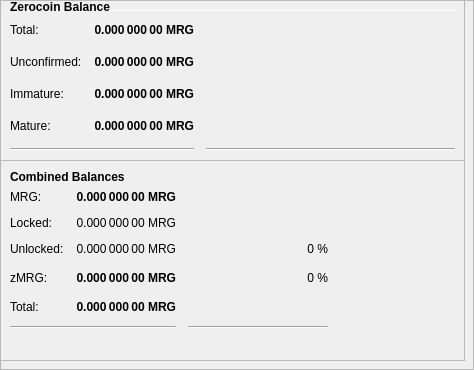
        <widget class="QFrame" name="frameObfuscation">
         <property name="minimumSize">
          <size>
           <width>0</width>
           <height>350</height>
          </size>
         </property>
         <property name="layoutDirection">
          <enum>Qt::LeftToRight</enum>
         </property>
         <property name="frameShape">
          <enum>QFrame::StyledPanel</enum>
         </property>
         <property name="frameShadow">
          <enum>QFrame::Raised</enum>
         </property>
         <widget class="QPushButton" name="runAutoDenom">
          <property name="geometry">
           <rect>
            <x>251</x>
            <y>17</y>
            <width>1</width>
            <height>1</height>
           </rect>
          </property>
          <property name="palette">
           <palette>
            <active>
             <colorrole role="WindowText">
              <brush brushstyle="SolidPattern">
               <color alpha="255">
                <red>0</red>
                <green>0</green>
                <blue>0</blue>
               </color>
              </brush>
             </colorrole>
             <colorrole role="Button">
              <brush brushstyle="SolidPattern">
               <color alpha="255">
                <red>239</red>
                <green>238</green>
                <blue>238</blue>
               </color>
              </brush>
             </colorrole>
             <colorrole role="Light">
              <brush brushstyle="SolidPattern">
               <color alpha="255">
                <red>255</red>
                <green>255</green>
                <blue>255</blue>
               </color>
              </brush>
             </colorrole>
             <colorrole role="Midlight">
              <brush brushstyle="SolidPattern">
               <color alpha="255">
                <red>247</red>
                <green>246</green>
                <blue>246</blue>
               </color>
              </brush>
             </colorrole>
             <colorrole role="Dark">
              <brush brushstyle="SolidPattern">
               <color alpha="255">
                <red>119</red>
                <green>119</green>
                <blue>119</blue>
               </color>
              </brush>
             </colorrole>
             <colorrole role="Mid">
              <brush brushstyle="SolidPattern">
               <color alpha="255">
                <red>159</red>
                <green>159</green>
                <blue>159</blue>
               </color>
              </brush>
             </colorrole>
             <colorrole role="Text">
              <brush brushstyle="SolidPattern">
               <color alpha="255">
                <red>0</red>
                <green>0</green>
                <blue>0</blue>
               </color>
              </brush>
             </colorrole>
             <colorrole role="BrightText">
              <brush brushstyle="SolidPattern">
               <color alpha="255">
                <red>255</red>
                <green>255</green>
                <blue>255</blue>
               </color>
              </brush>
             </colorrole>
             <colorrole role="ButtonText">
              <brush brushstyle="SolidPattern">
               <color alpha="255">
                <red>0</red>
                <green>0</green>
                <blue>0</blue>
               </color>
              </brush>
             </colorrole>
             <colorrole role="Base">
              <brush brushstyle="SolidPattern">
               <color alpha="255">
                <red>255</red>
                <green>255</green>
                <blue>255</blue>
               </color>
              </brush>
             </colorrole>
             <colorrole role="Window">
              <brush brushstyle="SolidPattern">
               <color alpha="255">
                <red>239</red>
                <green>238</green>
                <blue>238</blue>
               </color>
              </brush>
             </colorrole>
             <colorrole role="Shadow">
              <brush brushstyle="SolidPattern">
               <color alpha="255">
                <red>0</red>
                <green>0</green>
                <blue>0</blue>
               </color>
              </brush>
             </colorrole>
             <colorrole role="AlternateBase">
              <brush brushstyle="SolidPattern">
               <color alpha="255">
                <red>247</red>
                <green>246</green>
                <blue>246</blue>
               </color>
              </brush>
             </colorrole>
             <colorrole role="ToolTipBase">
              <brush brushstyle="SolidPattern">
               <color alpha="255">
                <red>255</red>
                <green>255</green>
                <blue>220</blue>
               </color>
              </brush>
             </colorrole>
             <colorrole role="ToolTipText">
              <brush brushstyle="SolidPattern">
               <color alpha="255">
                <red>0</red>
                <green>0</green>
                <blue>0</blue>
               </color>
              </brush>
             </colorrole>
            </active>
            <inactive>
             <colorrole role="WindowText">
              <brush brushstyle="SolidPattern">
               <color alpha="255">
                <red>0</red>
                <green>0</green>
                <blue>0</blue>
               </color>
              </brush>
             </colorrole>
             <colorrole role="Button">
              <brush brushstyle="SolidPattern">
               <color alpha="255">
                <red>239</red>
                <green>238</green>
                <blue>238</blue>
               </color>
              </brush>
             </colorrole>
             <colorrole role="Light">
              <brush brushstyle="SolidPattern">
               <color alpha="255">
                <red>255</red>
                <green>255</green>
                <blue>255</blue>
               </color>
              </brush>
             </colorrole>
             <colorrole role="Midlight">
              <brush brushstyle="SolidPattern">
               <color alpha="255">
                <red>247</red>
                <green>246</green>
                <blue>246</blue>
               </color>
              </brush>
             </colorrole>
             <colorrole role="Dark">
              <brush brushstyle="SolidPattern">
               <color alpha="255">
                <red>119</red>
                <green>119</green>
                <blue>119</blue>
               </color>
              </brush>
             </colorrole>
             <colorrole role="Mid">
              <brush brushstyle="SolidPattern">
               <color alpha="255">
                <red>159</red>
                <green>159</green>
                <blue>159</blue>
               </color>
              </brush>
             </colorrole>
             <colorrole role="Text">
              <brush brushstyle="SolidPattern">
               <color alpha="255">
                <red>0</red>
                <green>0</green>
                <blue>0</blue>
               </color>
              </brush>
             </colorrole>
             <colorrole role="BrightText">
              <brush brushstyle="SolidPattern">
               <color alpha="255">
                <red>255</red>
                <green>255</green>
                <blue>255</blue>
               </color>
              </brush>
             </colorrole>
             <colorrole role="ButtonText">
              <brush brushstyle="SolidPattern">
               <color alpha="255">
                <red>0</red>
                <green>0</green>
                <blue>0</blue>
               </color>
              </brush>
             </colorrole>
             <colorrole role="Base">
              <brush brushstyle="SolidPattern">
               <color alpha="255">
                <red>255</red>
                <green>255</green>
                <blue>255</blue>
               </color>
              </brush>
             </colorrole>
             <colorrole role="Window">
              <brush brushstyle="SolidPattern">
               <color alpha="255">
                <red>239</red>
                <green>238</green>
                <blue>238</blue>
               </color>
              </brush>
             </colorrole>
             <colorrole role="Shadow">
              <brush brushstyle="SolidPattern">
               <color alpha="255">
                <red>0</red>
                <green>0</green>
                <blue>0</blue>
               </color>
              </brush>
             </colorrole>
             <colorrole role="AlternateBase">
              <brush brushstyle="SolidPattern">
               <color alpha="255">
                <red>247</red>
                <green>246</green>
                <blue>246</blue>
               </color>
              </brush>
             </colorrole>
             <colorrole role="ToolTipBase">
              <brush brushstyle="SolidPattern">
               <color alpha="255">
                <red>255</red>
                <green>255</green>
                <blue>220</blue>
               </color>
              </brush>
             </colorrole>
             <colorrole role="ToolTipText">
              <brush brushstyle="SolidPattern">
               <color alpha="255">
                <red>0</red>
                <green>0</green>
                <blue>0</blue>
               </color>
              </brush>
             </colorrole>
            </inactive>
            <disabled>
             <colorrole role="WindowText">
              <brush brushstyle="SolidPattern">
               <color alpha="255">
                <red>119</red>
                <green>119</green>
                <blue>119</blue>
               </color>
              </brush>
             </colorrole>
             <colorrole role="Button">
              <brush brushstyle="SolidPattern">
               <color alpha="255">
                <red>239</red>
                <green>238</green>
                <blue>238</blue>
               </color>
              </brush>
             </colorrole>
             <colorrole role="Light">
              <brush brushstyle="SolidPattern">
               <color alpha="255">
                <red>255</red>
                <green>255</green>
                <blue>255</blue>
               </color>
              </brush>
             </colorrole>
             <colorrole role="Midlight">
              <brush brushstyle="SolidPattern">
               <color alpha="255">
                <red>247</red>
                <green>246</green>
                <blue>246</blue>
               </color>
              </brush>
             </colorrole>
             <colorrole role="Dark">
              <brush brushstyle="SolidPattern">
               <color alpha="255">
                <red>119</red>
                <green>119</green>
                <blue>119</blue>
               </color>
              </brush>
             </colorrole>
             <colorrole role="Mid">
              <brush brushstyle="SolidPattern">
               <color alpha="255">
                <red>159</red>
                <green>159</green>
                <blue>159</blue>
               </color>
              </brush>
             </colorrole>
             <colorrole role="Text">
              <brush brushstyle="SolidPattern">
               <color alpha="255">
                <red>119</red>
                <green>119</green>
                <blue>119</blue>
               </color>
              </brush>
             </colorrole>
             <colorrole role="BrightText">
              <brush brushstyle="SolidPattern">
               <color alpha="255">
                <red>255</red>
                <green>255</green>
                <blue>255</blue>
               </color>
              </brush>
             </colorrole>
             <colorrole role="ButtonText">
              <brush brushstyle="SolidPattern">
               <color alpha="255">
                <red>119</red>
                <green>119</green>
                <blue>119</blue>
               </color>
              </brush>
             </colorrole>
             <colorrole role="Base">
              <brush brushstyle="SolidPattern">
               <color alpha="255">
                <red>239</red>
                <green>238</green>
                <blue>238</blue>
               </color>
              </brush>
             </colorrole>
             <colorrole role="Window">
              <brush brushstyle="SolidPattern">
               <color alpha="255">
                <red>239</red>
                <green>238</green>
                <blue>238</blue>
               </color>
              </brush>
             </colorrole>
             <colorrole role="Shadow">
              <brush brushstyle="SolidPattern">
               <color alpha="255">
                <red>0</red>
                <green>0</green>
                <blue>0</blue>
               </color>
              </brush>
             </colorrole>
             <colorrole role="AlternateBase">
              <brush brushstyle="SolidPattern">
               <color alpha="255">
                <red>239</red>
                <green>238</green>
                <blue>238</blue>
               </color>
              </brush>
             </colorrole>
             <colorrole role="ToolTipBase">
              <brush brushstyle="SolidPattern">
               <color alpha="255">
                <red>255</red>
                <green>255</green>
                <blue>220</blue>
               </color>
              </brush>
             </colorrole>
             <colorrole role="ToolTipText">
              <brush brushstyle="SolidPattern">
               <color alpha="255">
                <red>0</red>
                <green>0</green>
                <blue>0</blue>
               </color>
              </brush>
             </colorrole>
            </disabled>
           </palette>
          </property>
          <property name="focusPolicy">
           <enum>Qt::NoFocus</enum>
          </property>
          <property name="autoFillBackground">
           <bool>true</bool>
          </property>
          <property name="text">
           <string/>
          </property>
          <property name="flat">
           <bool>true</bool>
          </property>
         </widget>
         <widget class="Line" name="line">
          <property name="geometry">
           <rect>
            <x>7</x>
            <y>10</y>
            <width>451</width>
            <height>1</height>
           </rect>
          </property>
          <property name="orientation">
           <enum>Qt::Horizontal</enum>
          </property>
         </widget>
         <widget class="QFrame" name="frame_3">
          <property name="geometry">
           <rect>
            <x>0</x>
            <y>160</y>
            <width>465</width>
            <height>201</height>
           </rect>
          </property>
          <property name="frameShape">
           <enum>QFrame::StyledPanel</enum>
          </property>
          <property name="frameShadow">
           <enum>QFrame::Raised</enum>
          </property>
          <layout class="QVBoxLayout" name="verticalLayout_5">
           <item>
            <layout class="QHBoxLayout" name="horizontalLayout_5" stretch="0">
             <item>
              <widget class="QLabel" name="label_5z">
               <property name="maximumSize">
                <size>
                 <width>16777215</width>
                 <height>20</height>
                </size>
               </property>
               <property name="font">
                <font>
                 <weight>75</weight>
                 <bold>true</bold>
                </font>
               </property>
               <property name="toolTip">
                <string>Combined Balances (including unconfirmed and immature coins)</string>
               </property>
               <property name="text">
                <string>&lt;html&gt;&lt;head/&gt;&lt;body&gt;&lt;p&gt;Combined Balances&lt;/p&gt;&lt;/body&gt;&lt;/html&gt;</string>
               </property>
              </widget>
             </item>
            </layout>
           </item>
           <item>
            <layout class="QGridLayout" name="gridLayout_3">
             <property name="spacing">
              <number>12</number>
             </property>
             <item row="7" column="0" colspan="2">
              <widget class="Line" name="lineSpendableBalance_3">
               <property name="orientation">
                <enum>Qt::Horizontal</enum>
               </property>
              </widget>
             </item>
             <item row="7" column="2">
              <widget class="Line" name="lineWatchBalance_3">
               <property name="sizePolicy">
                <sizepolicy hsizetype="Preferred" vsizetype="Fixed">
                 <horstretch>0</horstretch>
                 <verstretch>0</verstretch>
                </sizepolicy>
               </property>
               <property name="minimumSize">
                <size>
                 <width>140</width>
                 <height>0</height>
                </size>
               </property>
               <property name="orientation">
                <enum>Qt::Horizontal</enum>
               </property>
              </widget>
             </item>
             <item row="4" column="1">
              <widget class="QLabel" name="labelzBalancez">
               <property name="font">
                <font>
                 <weight>75</weight>
                 <bold>true</bold>
                </font>
               </property>
               <property name="cursor">
                <cursorShape>IBeamCursor</cursorShape>
               </property>
               <property name="toolTip">
                <string>Total of transactions that have yet to be confirmed, and do not yet count toward the spendable balance</string>
               </property>
               <property name="text">
                <string notr="true">0.000 000 00 MRG</string>
               </property>
               <property name="alignment">
                <set>Qt::AlignRight|Qt::AlignTrailing|Qt::AlignVCenter</set>
               </property>
               <property name="textInteractionFlags">
                <set>Qt::LinksAccessibleByMouse|Qt::TextSelectableByKeyboard|Qt::TextSelectableByMouse</set>
               </property>
              </widget>
             </item>
             <item row="6" column="1">
              <widget class="QLabel" name="labelTotalz">
               <property name="font">
                <font>
                 <weight>75</weight>
                 <bold>true</bold>
                </font>
               </property>
               <property name="cursor">
                <cursorShape>IBeamCursor</cursorShape>
               </property>
               <property name="toolTip">
                <string>Total Balance, including unconfirmed and immature coins.</string>
               </property>
               <property name="text">
                <string notr="true">0.000 000 00 MRG</string>
               </property>
               <property name="alignment">
                <set>Qt::AlignRight|Qt::AlignTrailing|Qt::AlignVCenter</set>
               </property>
               <property name="textInteractionFlags">
                <set>Qt::LinksAccessibleByMouse|Qt::TextSelectableByKeyboard|Qt::TextSelectableByMouse</set>
               </property>
              </widget>
             </item>
             <item row="4" column="3">
              <spacer name="horizontalSpacer_6">
               <property name="orientation">
                <enum>Qt::Horizontal</enum>
               </property>
               <property name="sizeHint" stdset="0">
                <size>
                 <width>40</width>
                 <height>20</height>
                </size>
               </property>
              </spacer>
             </item>
             <item row="6" column="0">
              <widget class="QLabel" name="labelTotalTextz">
               <property name="text">
                <string>Total:</string>
               </property>
              </widget>
             </item>
             <item row="1" column="0">
              <widget class="QLabel" name="labelBalanceTextz">
               <property name="text">
                <string>MRG:</string>
               </property>
              </widget>
             </item>
             <item row="1" column="1">
              <widget class="QLabel" name="labelBalancez">
               <property name="font">
                <font>
                 <weight>75</weight>
                 <bold>true</bold>
                </font>
               </property>
               <property name="cursor">
                <cursorShape>IBeamCursor</cursorShape>
               </property>
               <property name="toolTip">
                <string>Your current spendable balance</string>
               </property>
               <property name="text">
                <string notr="true">0.000 000 00 MRG</string>
               </property>
               <property name="alignment">
                <set>Qt::AlignRight|Qt::AlignTrailing|Qt::AlignVCenter</set>
               </property>
               <property name="textInteractionFlags">
                <set>Qt::LinksAccessibleByMouse|Qt::TextSelectableByKeyboard|Qt::TextSelectableByMouse</set>
               </property>
              </widget>
             </item>
             <item row="4" column="0">
              <widget class="QLabel" name="labelzBalanceTextz">
               <property name="toolTip">
                <string/>
               </property>
               <property name="text">
                <string>zMRG:</string>
               </property>
              </widget>
             </item>
             <item row="4" column="2">
              <widget class="QLabel" name="labelzMRGPercent">
               <property name="toolTip">
                <string>Current percentage of zMRG.
If AutoMint is enabled this percentage will settle around the configured AutoMint percentage (default = 10%)</string>
               </property>
               <property name="text">
                <string>0 %</string>
               </property>
               <property name="alignment">
                <set>Qt::AlignRight|Qt::AlignTrailing|Qt::AlignVCenter</set>
               </property>
              </widget>
             </item>
             <item row="6" column="2">
              <widget class="QLabel" name="label100Percent">
               <property name="text">
                <string/>
               </property>
               <property name="alignment">
                <set>Qt::AlignRight|Qt::AlignTrailing|Qt::AlignVCenter</set>
               </property>
              </widget>
             </item>
             <item row="2" column="1">
              <widget class="QLabel" name="labelLockedBalance">
               <property name="toolTip">
                <string>Locked MRG or Masternode collaterals. These are excluded from zMRG minting.</string>
               </property>
               <property name="text">
                <string>0.000 000 00 MRG</string>
               </property>
               <property name="alignment">
                <set>Qt::AlignRight|Qt::AlignTrailing|Qt::AlignVCenter</set>
               </property>
              </widget>
             </item>
             <item row="2" column="0">
              <widget class="QLabel" name="labelLockedBalanceText">
               <property name="toolTip">
                <string>Locked MRG or Masternode collaterals. These are excluded from zMRG minting.</string>
               </property>
               <property name="text">
                <string>Locked:</string>
               </property>
              </widget>
             </item>
             <item row="3" column="0">
              <widget class="QLabel" name="labelUnLockedBalanceText">
               <property name="toolTip">
                <string>Unlocked MRGs. These can be used for zMRG minting.</string>
               </property>
               <property name="text">
                <string>Unlocked:</string>
               </property>
              </widget>
             </item>
             <item row="3" column="1">
              <widget class="QLabel" name="labelUnLockedBalance">
               <property name="toolTip">
                <string>Unlocked MRGs. These can be used for zMRG minting.</string>
               </property>
               <property name="text">
                <string>0.000 000 00 MRG</string>
               </property>
               <property name="alignment">
                <set>Qt::AlignRight|Qt::AlignTrailing|Qt::AlignVCenter</set>
               </property>
              </widget>
             </item>
             <item row="3" column="2">
              <widget class="QLabel" name="labelMRGPercent">
               <property name="text">
                <string>0 %</string>
               </property>
               <property name="alignment">
                <set>Qt::AlignRight|Qt::AlignTrailing|Qt::AlignVCenter</set>
               </property>
              </widget>
             </item>
            </layout>
           </item>
           <item>
            <spacer name="verticalSpacer">
             <property name="orientation">
              <enum>Qt::Vertical</enum>
             </property>
             <property name="sizeHint" stdset="0">
              <size>
               <width>20</width>
               <height>40</height>
              </size>
             </property>
            </spacer>
           </item>
          </layout>
         </widget>
         <widget class="QFrame" name="frame_4">
          <property name="geometry">
           <rect>
            <x>0</x>
            <y>-10</y>
            <width>465</width>
            <height>171</height>
           </rect>
          </property>
          <property name="frameShape">
           <enum>QFrame::StyledPanel</enum>
          </property>
          <property name="frameShadow">
           <enum>QFrame::Raised</enum>
          </property>
          <layout class="QVBoxLayout" name="verticalLayout_7">
           <item>
            <layout class="QHBoxLayout" name="horizontalLayout_8" stretch="0">
             <item>
              <widget class="QLabel" name="label_5z_3">
               <property name="maximumSize">
                <size>
                 <width>16777215</width>
                 <height>20</height>
                </size>
               </property>
               <property name="font">
                <font>
                 <weight>75</weight>
                 <bold>true</bold>
                </font>
               </property>
               <property name="text">
                <string>Zerocoin Balance</string>
               </property>
              </widget>
             </item>
            </layout>
           </item>
           <item>
            <layout class="QGridLayout" name="gridLayout_5">
             <property name="spacing">
              <number>12</number>
             </property>
             <item row="4" column="0">
              <widget class="QLabel" name="labelzBalanceMatureText">
               <property name="toolTip">
                <string>Mature: more than 20 confirmation and more than 3 mints of the same denomination after it was minted.
These zMRG are spendable.</string>
               </property>
               <property name="text">
                <string>Mature:</string>
               </property>
              </widget>
             </item>
             <item row="5" column="0" colspan="2">
              <widget class="Line" name="lineSpendableBalance_5">
               <property name="orientation">
                <enum>Qt::Horizontal</enum>
               </property>
              </widget>
             </item>
             <item row="1" column="1">
              <widget class="QLabel" name="labelzBalance">
               <property name="font">
                <font>
                 <weight>75</weight>
                 <bold>true</bold>
                </font>
               </property>
               <property name="cursor">
                <cursorShape>IBeamCursor</cursorShape>
               </property>
               <property name="toolTip">
                <string>All available zMRG, unconfirmed and immature zMRG included.</string>
               </property>
               <property name="text">
                <string notr="true">0.000 000 00 MRG</string>
               </property>
               <property name="alignment">
                <set>Qt::AlignRight|Qt::AlignTrailing|Qt::AlignVCenter</set>
               </property>
               <property name="textInteractionFlags">
                <set>Qt::LinksAccessibleByMouse|Qt::TextSelectableByKeyboard|Qt::TextSelectableByMouse</set>
               </property>
              </widget>
             </item>
             <item row="5" column="2">
              <widget class="Line" name="lineWatchBalance_5">
               <property name="sizePolicy">
                <sizepolicy hsizetype="Preferred" vsizetype="Fixed">
                 <horstretch>0</horstretch>
                 <verstretch>0</verstretch>
                </sizepolicy>
               </property>
               <property name="minimumSize">
                <size>
                 <width>140</width>
                 <height>0</height>
                </size>
               </property>
               <property name="orientation">
                <enum>Qt::Horizontal</enum>
               </property>
              </widget>
             </item>
             <item row="1" column="0">
              <widget class="QLabel" name="labelzBalanceText">
               <property name="toolTip">
                <string>All available zMRG, unconfirmed and immature zMRG included.</string>
               </property>
               <property name="text">
                <string>Total:</string>
               </property>
              </widget>
             </item>
             <item row="1" column="2">
              <spacer name="horizontalSpacer_8">
               <property name="orientation">
                <enum>Qt::Horizontal</enum>
               </property>
               <property name="sizeHint" stdset="0">
                <size>
                 <width>40</width>
                 <height>20</height>
                </size>
               </property>
              </spacer>
             </item>
             <item row="4" column="2">
              <spacer name="horizontalSpacer_4">
               <property name="orientation">
                <enum>Qt::Horizontal</enum>
               </property>
               <property name="sizeHint" stdset="0">
                <size>
                 <width>40</width>
                 <height>20</height>
                </size>
               </property>
              </spacer>
             </item>
             <item row="4" column="1">
              <widget class="QLabel" name="labelzBalanceMature">
               <property name="font">
                <font>
                 <weight>75</weight>
                 <bold>true</bold>
                </font>
               </property>
               <property name="toolTip">
                <string>Mature: more than 20 confirmation and more than 3 mints of the same denomination after it was minted.
These zMRG are spendable.</string>
               </property>
               <property name="text">
                <string>0.000 000 00 MRG</string>
               </property>
               <property name="alignment">
                <set>Qt::AlignRight|Qt::AlignTrailing|Qt::AlignVCenter</set>
               </property>
              </widget>
             </item>
             <item row="2" column="0">
              <widget class="QLabel" name="labelzBalanceUnconfirmedText">
               <property name="toolTip">
                <string>Unconfirmed: less than 20 confirmations
Immature: confirmed, but less than 3 mints of the same denomination after it was minted</string>
               </property>
               <property name="text">
                <string>Unconfirmed:</string>
               </property>
              </widget>
             </item>
             <item row="2" column="1">
              <widget class="QLabel" name="labelzBalanceUnconfirmed">
               <property name="font">
                <font>
                 <weight>75</weight>
                 <bold>true</bold>
                </font>
               </property>
               <property name="toolTip">
                <string>Unconfirmed: less than 20 confirmations
Immature: confirmed, but less than 3 mints of the same denomination after it was minted</string>
               </property>
               <property name="text">
                <string>0.000 000 00 MRG</string>
               </property>
               <property name="alignment">
                <set>Qt::AlignRight|Qt::AlignTrailing|Qt::AlignVCenter</set>
               </property>
              </widget>
             </item>
             <item row="2" column="2">
              <spacer name="horizontalSpacer_5">
               <property name="orientation">
                <enum>Qt::Horizontal</enum>
               </property>
               <property name="sizeHint" stdset="0">
                <size>
                 <width>40</width>
                 <height>20</height>
                </size>
               </property>
              </spacer>
             </item>
             <item row="3" column="0">
              <widget class="QLabel" name="labelzBalanceImmatureText">
               <property name="toolTip">
                <string>Unconfirmed: less than 20 confirmations
Immature: confirmed, but less than 3 mints of the same denomination after it was minted</string>
               </property>
               <property name="text">
                <string>Immature:</string>
               </property>
              </widget>
             </item>
             <item row="3" column="1">
              <widget class="QLabel" name="labelzBalanceImmature">
               <property name="font">
                <font>
                 <weight>75</weight>
                 <bold>true</bold>
                </font>
               </property>
               <property name="toolTip">
                <string>Unconfirmed: less than 20 confirmations
Immature: confirmed, but less than 3 mints of the same denomination after it was minted</string>
               </property>
               <property name="text">
                <string>0.000 000 00 MRG</string>
               </property>
               <property name="alignment">
                <set>Qt::AlignRight|Qt::AlignTrailing|Qt::AlignVCenter</set>
               </property>
              </widget>
             </item>
             <item row="3" column="2">
              <spacer name="horizontalSpacer_7">
               <property name="orientation">
                <enum>Qt::Horizontal</enum>
               </property>
               <property name="sizeHint" stdset="0">
                <size>
                 <width>40</width>
                 <height>20</height>
                </size>
               </property>
              </spacer>
             </item>
            </layout>
           </item>
          </layout>
         </widget>
        </widget>
